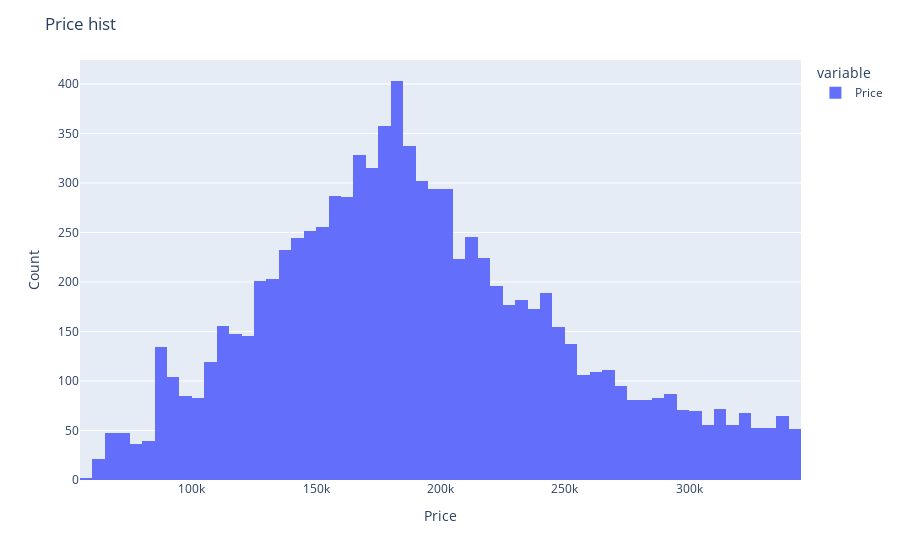

This figure's notebook cell:
### Code cell
train_data = iqr_check(train_data,'Price') 
draw_hist(train_data['Price'],'Price')

### Figure 1 — Plotly figure (JSON) as saved in the notebook; plotly's stock layout.template omitted (floating-point values rounded to 4 significant figures; data arrays with more than 128 entries replaced by an {"elided": "..."} marker saying what was removed)
{"data": [{"alignmentgroup": "True", "bingroup": "x", "hovertemplate": "variable=Price<br>value=%{x}<br>count=%{y}<extra></extra>", "legendgroup": "Price", "marker": {"color": "#636efa", "pattern": {"shape": ""}}, "name": "Price", "nbinsx": 100, "offsetgroup": "Price", "orientation": "v", "showlegend": true, "type": "histogram", "x": {"elided": "9026 float values"}, "xaxis": "x", "yaxis": "y"}], "layout": {"autosize": true, "barmode": "relative", "legend": {"title": {"text": "variable"}, "tracegroupgap": 0}, "margin": {"t": 60}, "title": {"text": "Price hist"}, "xaxis": {"anchor": "y", "autorange": true, "domain": [0, 1], "range": [55000, 345000], "title": {"text": "Price"}, "type": "linear"}, "yaxis": {"anchor": "x", "autorange": true, "domain": [0, 1], "range": [0, 424.2], "title": {"text": "Count"}}}}
